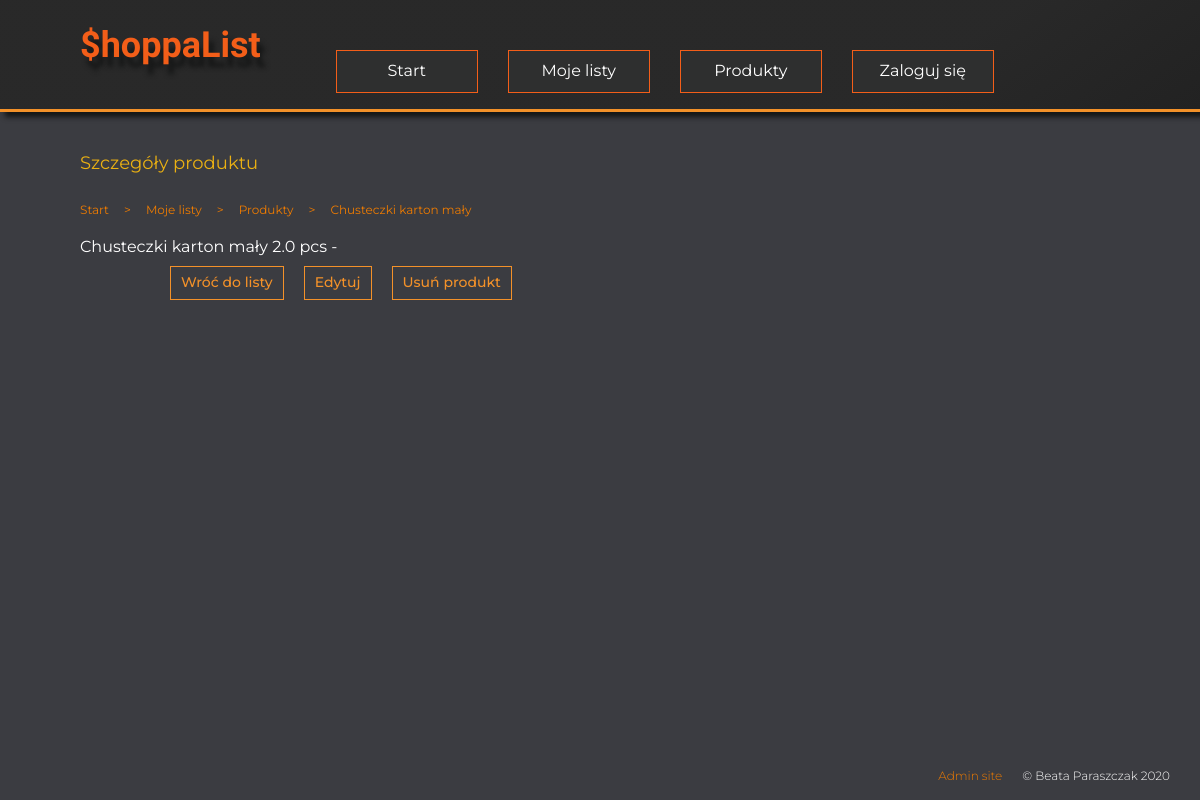
Before: /products/7/ with the older database file.
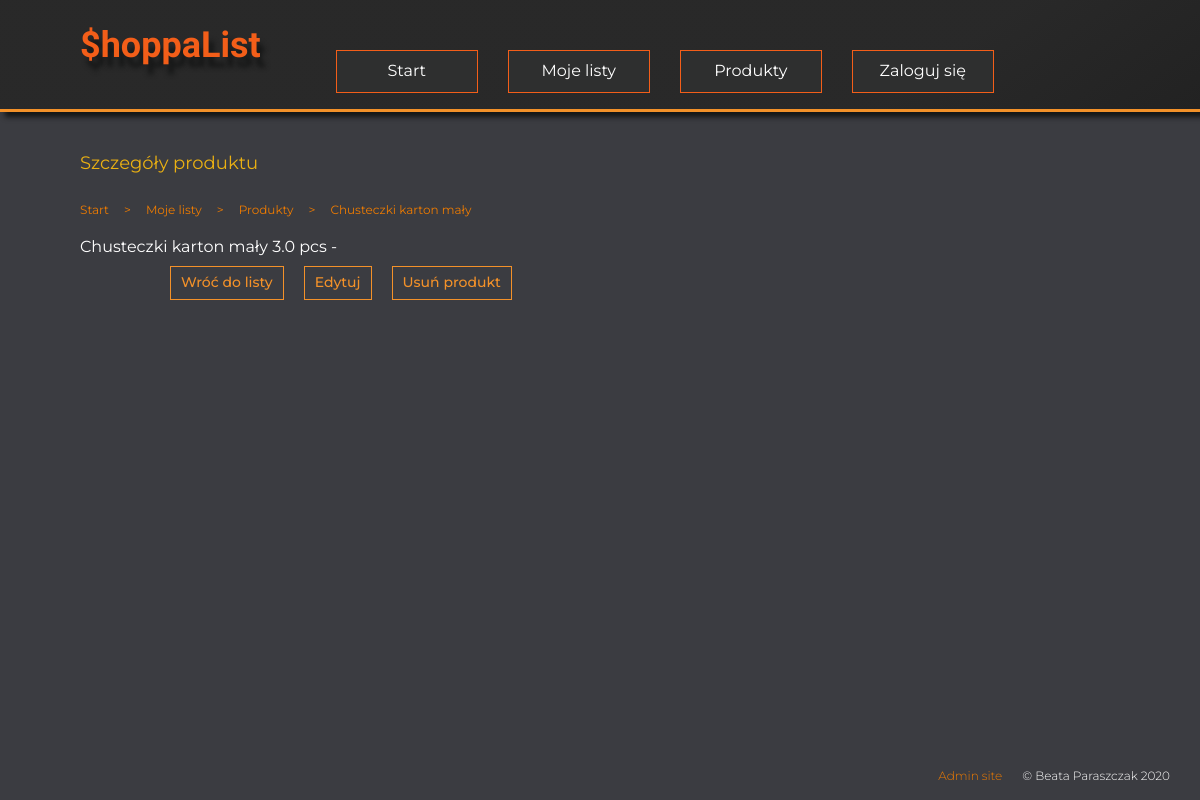
After: the same page with the newer database file.
### shopping/models.py (models this page shows, shortened)
class Product(models.Model):
    UNITS = [
        ('pcs', 'szt.'),
        ('box', 'op.'),
        ('bottle', 'but.'),
        ('kg', 'kg'),
        ('dag', 'dag'),
        ('l', 'l'),
        ('cm', 'cm'),
        ('m', 'm'),
    ]
    name = models.CharField(max_length=50, verbose_name="Nazwa")
    amount = models.FloatField(blank=True, default=0, verbose_name="Ilość")
    unit = models.CharField(max_length=6, choices=UNITS, default='pcs', verbose_name="Jednostka") #tu rozwijana lista z jednostkami: pcs, kg, l, box, bottle, dag
    comment = models.CharField(max_length=100, blank=True, default='-', verbose_name="Uwagi")
    categories = models.ManyToManyField(
        'Category',
        through='Entry',
        through_fields=('product', 'category'),
        blank=True,
        verbose_name="Nazwa listy"
        )
    owner = models.ForeignKey(User, on_delete=models.PROTECT, blank=True, null=True, verbose_name="Prywatne")
    def __str__(self):
        return f"{self.name} {self.amount} {self.unit} {self.comment}"
    class Meta:
        verbose_name = 'Product'
        verbose_name_plural = 'Products'

### shopping/views.py (the view)
# urls.py: path('products/<int:pk>/', views.ProductDetails.as_view(), name="product"),
class ProductDetails(DetailView):
    model = Product
    template_name = 'shopping/product.html'
    extra_context = {
        'title': 'Szczegóły produktu',
    }

### shopping/templates/shopping/product.html
{% extends "base.html" %}
{% block content %}
<ul class="breadcrumb">
    <li><a href="{% url 'index' %}">Start</a></li>
    <li>&gt</li>
    <li><a href="{% url 'categories' %}">Moje listy</a></li>
    <li>&gt</li>
    <li><a href="{% url 'products' %}">Produkty</a></li>
    <li>&gt</li>
    <li><a href="{% url 'product' pk=object.pk %}">{{ object.name }}</a></li>
</ul>
{{ object }}
<ul class="buttons">
    <li><a class="sub" href="{% url 'products' %}">Wróć do listy</a></li>
    <li><a class="sub" href="{% url 'p_edit' pk=object.pk %}">Edytuj</a></li>
    <li><a class="sub" href="{% url 'p_delete' pk=object.pk %}">Usuń produkt</a></li>
</ul>
{% endblock %}

Changed rows visible on the page:
changed Product "Chusteczki karton mały": name+amount+unit "Chusteczki karton mały 2.0 pcs -" → "Chusteczki karton mały 3.0 pcs -"
